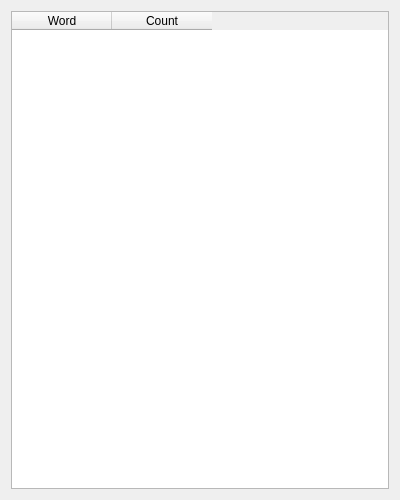
<?xml version="1.0" encoding="UTF-8"?>
<ui version="4.0">
 <class>word_frequency_dialog</class>
 <widget class="QDialog" name="word_frequency_dialog">
  <property name="windowTitle"><string>Word Frequency</string></property>
  <property name="geometry">
   <rect><x>0</x><y>0</y><width>400</width><height>500</height></rect>
  </property>
  <layout class="QVBoxLayout">
   <item>
    <widget class="QTableWidget" name="frequency_table">
     <property name="editTriggers">
      <set>QAbstractItemView::NoEditTriggers</set>
     </property>
     <property name="alternatingRowColors"><bool>true</bool></property>
     <property name="showGrid"><bool>false</bool></property>
     <attribute name="verticalHeaderVisible"><bool>false</bool></attribute>
     <column><property name="text"><string>Word</string></property></column>
     <column><property name="text"><string>Count</string></property></column>
    </widget>
   </item>
  </layout>
 </widget>
</ui>
